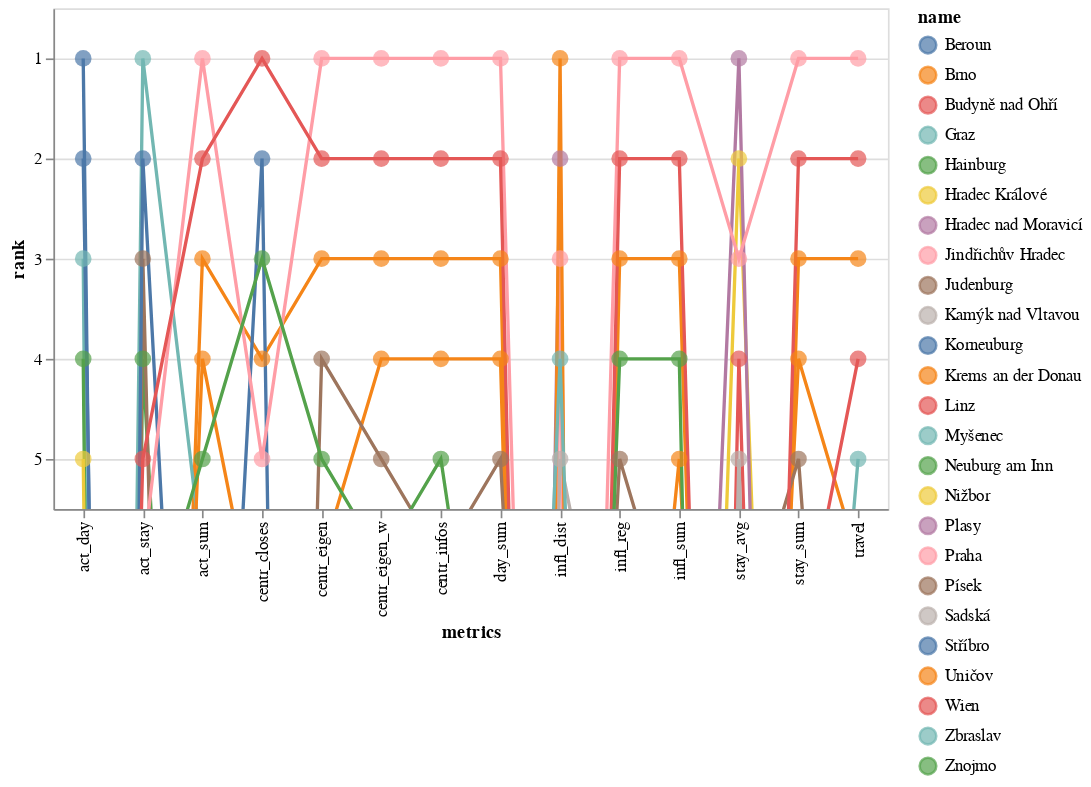

Here is the notebook cell this chart was saved with:
### Code cell
import altair as alt

max_rank = 5

# get list of important places
imp_places = []
for metric in metrics:
    imp_places_m = df_matrices_order[df_matrices_order[metric] <= max_rank].index
    imp_places.extend(imp_places_m)

imp_places = np.unique(np.array(imp_places))


imp_places = df_matrices_order.loc[imp_places]
imp_places['name'] = imp_places.index

alt.renderers.set_embed_options(
    padding={"left": 5, "right": 10, "bottom": 5, "top": 10}
)

rank_chart = alt.Chart(imp_places).transform_window(
    index='count()'
).transform_fold(
    metrics
).properties(
    width=500,
).encode(
    color='name:N',
    x=alt.X(
        'key:N',
        axis=alt.Axis(title='metrics')
    ),
    y=alt.Y(
        'value:Q', 
        scale=alt.Scale(zero=False, domain=[max_rank + 0.5,0.5]),
        axis=alt.Axis(values=[1,2,3,4,5], title='rank', tickMinStep=1, format='.0f'),
    ),
)

lines = rank_chart.mark_line(
    clip=True
)

circles = rank_chart.mark_circle(
    clip=True,
    size=100
)

lines + circles

### Figure 1 — Vega-Lite specification as saved in the notebook (floating-point values rounded to 4 significant figures)
{"config": {"view": {"continuousWidth": 400, "continuousHeight": 300}}, "layer": [{"mark": {"type": "line", "clip": true}, "encoding": {"color": {"type": "nominal", "field": "name"}, "x": {"type": "nominal", "axis": {"title": "metrics"}, "field": "key"}, "y": {"type": "quantitative", "axis": {"format": ".0f", "tickMinStep": 1, "title": "rank", "values": [1, 2, 3, 4, 5]}, "field": "value", "scale": {"domain": [5.5, 0.5], "zero": false}}}, "transform": [{"window": [{"op": "count", "as": "index"}]}, {"fold": ["act_day", "act_stay", "act_sum", "centr_closes", "centr_eigen_w", "centr_eigen", "centr_infos", "day_sum", "infl_dist", "infl_reg", "infl_sum", "stay_avg", "stay_sum", "travel"]}], "width": 500}, {"mark": {"type": "circle", "clip": true, "size": 100}, "encoding": {"color": {"type": "nominal", "field": "name"}, "x": {"type": "nominal", "axis": {"title": "metrics"}, "field": "key"}, "y": {"type": "quantitative", "axis": {"format": ".0f", "tickMinStep": 1, "title": "rank", "values": [1, 2, 3, 4, 5]}, "field": "value", "scale": {"domain": [5.5, 0.5], "zero": false}}}, "transform": [{"window": [{"op": "count", "as": "index"}]}, {"fold": ["act_day", "act_stay", "act_sum", "centr_closes", "centr_eigen_w", "centr_eigen", "centr_infos", "day_sum", "infl_dist", "infl_reg", "infl_sum", "stay_avg", "stay_sum", "travel"]}], "width": 500}], "data": {"name": "data-15576c93c0e0469ff655eb802f68e4ca"}, "$schema": "https://vega.github.io/schema/vega-lite/v4.8.1.json", "datasets": {"data-15576c93c0e0469ff655eb802f68e4ca": [{"act_day": 1, "act_stay": 48, "act_sum": 71, "centr_closes": 52, "centr_eigen_w": 52, "centr_eigen": 51, "centr_infos": 56, "day_sum": 47, "infl_dist": 29, "infl_reg": 45, "infl_sum": 48, "stay_avg": 38, "stay_sum": 50, "travel": 62, "name": "Beroun"}, {"act_day": 37, "act_stay": 19, "act_sum": 3, "centr_closes": 4, "centr_eigen_w": 3, "centr_eigen": 3, "centr_infos": 3, "day_sum": 3, "infl_dist": 28, "infl_reg": 3, "infl_sum": 3, "stay_avg": 22, "stay_sum": 3, "travel": 3, "name": "Brno"}, {"act_day": 38, "act_stay": 27, "act_sum": 20, "centr_closes": 19, "centr_eigen_w": 12, "centr_eigen": 18, "centr_infos": 23, "day_sum": 11, "infl_dist": 37, "infl_reg": 31, "infl_sum": 31, "stay_avg": 4, "stay_sum": 23, "travel": 26, "name": "Budyně nad Ohří"}, {"act_day": 47, "act_stay": 1, "act_sum": 6, "centr_closes": 54, "centr_eigen_w": 15, "centr_eigen": 10, "centr_infos": 8, "day_sum": 16, "infl_dist": 44, "infl_reg": 6, "infl_sum": 6, "stay_avg": 37, "stay_sum": 12, "travel": 5, "name": "Graz"}, {"act_day": 48, "act_stay": 4, "act_sum": 15, "centr_closes": 12, "centr_eigen_w": 49, "centr_eigen": 22, "centr_infos": 24, "day_sum": 21, "infl_dist": 13, "infl_reg": 17, "infl_sum": 16, "stay_avg": 17, "stay_sum": 32, "travel": 36, "name": "Hainburg"}, {"act_day": 50, "act_stay": 25, "act_sum": 24, "centr_closes": 39, "centr_eigen_w": 21, "centr_eigen": 24, "centr_infos": 21, "day_sum": 7, "infl_dist": 54, "infl_reg": 28, "infl_sum": 19, "stay_avg": 2, "stay_sum": 18, "travel": 10, "name": "Hradec Králové"}, {"act_day": 36, "act_stay": 22, "act_sum": 28, "centr_closes": 46, "centr_eigen_w": 39, "centr_eigen": 59, "centr_infos": 58, "day_sum": 38, "infl_dist": 2, "infl_reg": 60, "infl_sum": 37, "stay_avg": 45, "stay_sum": 29, "travel": 25, "name": "Hradec nad Moravicí"}, {"act_day": 55, "act_stay": 62, "act_sum": 65, "centr_closes": 43, "centr_eigen_w": 54, "centr_eigen": 54, "centr_infos": 44, "day_sum": 56, "infl_dist": 3, "infl_reg": 69, "infl_sum": 63, "stay_avg": 55, "stay_sum": 61, "travel": 64, "name": "Jindřichův Hradec"}, {"act_day": 69, "act_stay": 3, "act_sum": 26, "centr_closes": 69, "centr_eigen_w": 56, "centr_eigen": 69, "centr_infos": 67, "day_sum": 69, "infl_dist": 18, "infl_reg": 61, "infl_sum": 42, "stay_avg": 68, "stay_sum": 63, "travel": 53, "name": "Judenburg"}, {"act_day": 56, "act_stay": 21, "act_sum": 27, "centr_closes": 20, "centr_eigen_w": 55, "centr_eigen": 23, "centr_infos": 26, "day_sum": 32, "infl_dist": 5, "infl_reg": 8, "infl_sum": 20, "stay_avg": 33, "stay_sum": 35, "travel": 57, "name": "Kamýk nad Vltavou"}, {"act_day": 59, "act_stay": 2, "act_sum": 13, "centr_closes": 2, "centr_eigen_w": 35, "centr_eigen": 39, "centr_infos": 33, "day_sum": 35, "infl_dist": 9, "infl_reg": 7, "infl_sum": 10, "stay_avg": 40, "stay_sum": 28, "travel": 52, "name": "Korneuburg"}, {"act_day": 62, "act_stay": 18, "act_sum": 4, "centr_closes": 7, "centr_eigen_w": 4, "centr_eigen": 6, "centr_infos": 4, "day_sum": 4, "infl_dist": 25, "infl_reg": 11, "infl_sum": 5, "stay_avg": 16, "stay_sum": 4, "travel": 6, "name": "Krems an der Donau"}, {"act_day": 66, "act_stay": 9, "act_sum": 7, "centr_closes": 38, "centr_eigen_w": 14, "centr_eigen": 14, "centr_infos": 7, "day_sum": 6, "infl_dist": 50, "infl_reg": 9, "infl_sum": 8, "stay_avg": 15, "stay_sum": 7, "travel": 4, "name": "Linz"}, {"act_day": 3, "act_stay": 70, "act_sum": 57, "centr_closes": 33, "centr_eigen_w": 60, "centr_eigen": 62, "centr_infos": 52, "day_sum": 37, "infl_dist": 58, "infl_reg": 23, "infl_sum": 38, "stay_avg": 20, "stay_sum": 69, "travel": 51, "name": "Myšenec"}, {"act_day": 4, "act_stay": 61, "act_sum": 70, "centr_closes": 62, "centr_eigen_w": 42, "centr_eigen": 42, "centr_infos": 54, "day_sum": 54, "infl_dist": 64, "infl_reg": 67, "infl_sum": 55, "stay_avg": 52, "stay_sum": 70, "travel": 35, "name": "Neuburg am Inn"}, {"act_day": 5, "act_stay": 49, "act_sum": 69, "centr_closes": 22, "centr_eigen_w": 33, "centr_eigen": 26, "centr_infos": 36, "day_sum": 48, "infl_dist": 71, "infl_reg": 71, "infl_sum": 71, "stay_avg": 36, "stay_sum": 62, "travel": 60, "name": "Nižbor"}, {"act_day": 9, "act_stay": 10, "act_sum": 21, "centr_closes": 42, "centr_eigen_w": 23, "centr_eigen": 36, "centr_infos": 31, "day_sum": 13, "infl_dist": 35, "infl_reg": 20, "infl_sum": 15, "stay_avg": 1, "stay_sum": 25, "travel": 17, "name": "Plasy"}, {"act_day": 11, "act_stay": 6, "act_sum": 1, "centr_closes": 5, "centr_eigen_w": 1, "centr_eigen": 1, "centr_infos": 1, "day_sum": 1, "infl_dist": 22, "infl_reg": 1, "infl_sum": 1, "stay_avg": 3, "stay_sum": 1, "travel": 1, "name": "Praha"}, {"act_day": 8, "act_stay": 30, "act_sum": 8, "centr_closes": 25, "centr_eigen_w": 5, "centr_eigen": 4, "centr_infos": 6, "day_sum": 5, "infl_dist": 16, "infl_reg": 5, "infl_sum": 7, "stay_avg": 7, "stay_sum": 5, "travel": 13, "name": "Písek"}, {"act_day": 13, "act_stay": 34, "act_sum": 30, "centr_closes": 17, "centr_eigen_w": 10, "centr_eigen": 12, "centr_infos": 18, "day_sum": 12, "infl_dist": 6, "infl_reg": 25, "infl_sum": 29, "stay_avg": 5, "stay_sum": 24, "travel": 29, "name": "Sadská"}, {"act_day": 2, "act_stay": 37, "act_sum": 58, "centr_closes": 55, "centr_eigen_w": 66, "centr_eigen": 60, "centr_infos": 65, "day_sum": 30, "infl_dist": 49, "infl_reg": 46, "infl_sum": 57, "stay_avg": 10, "stay_sum": 49, "travel": 19, "name": "Stříbro"}, {"act_day": 21, "act_stay": 44, "act_sum": 44, "centr_closes": 50, "centr_eigen_w": 38, "centr_eigen": 45, "centr_infos": 57, "day_sum": 59, "infl_dist": 1, "infl_reg": 70, "infl_sum": 58, "stay_avg": 58, "stay_sum": 47, "travel": 61, "name": "Uničov"}, {"act_day": 27, "act_stay": 5, "act_sum": 2, "centr_closes": 1, "centr_eigen_w": 2, "centr_eigen": 2, "centr_infos": 2, "day_sum": 2, "infl_dist": 27, "infl_reg": 2, "infl_sum": 2, "stay_avg": 23, "stay_sum": 2, "travel": 2, "name": "Wien"}, {"act_day": 30, "act_stay": 39, "act_sum": 29, "centr_closes": 8, "centr_eigen_w": 18, "centr_eigen": 21, "centr_infos": 19, "day_sum": 18, "infl_dist": 4, "infl_reg": 21, "infl_sum": 23, "stay_avg": 27, "stay_sum": 21, "travel": 47, "name": "Zbraslav"}, {"act_day": 31, "act_stay": 7, "act_sum": 5, "centr_closes": 3, "centr_eigen_w": 6, "centr_eigen": 5, "centr_infos": 5, "day_sum": 9, "infl_dist": 20, "infl_reg": 4, "infl_sum": 4, "stay_avg": 32, "stay_sum": 6, "travel": 22, "name": "Znojmo"}]}}
